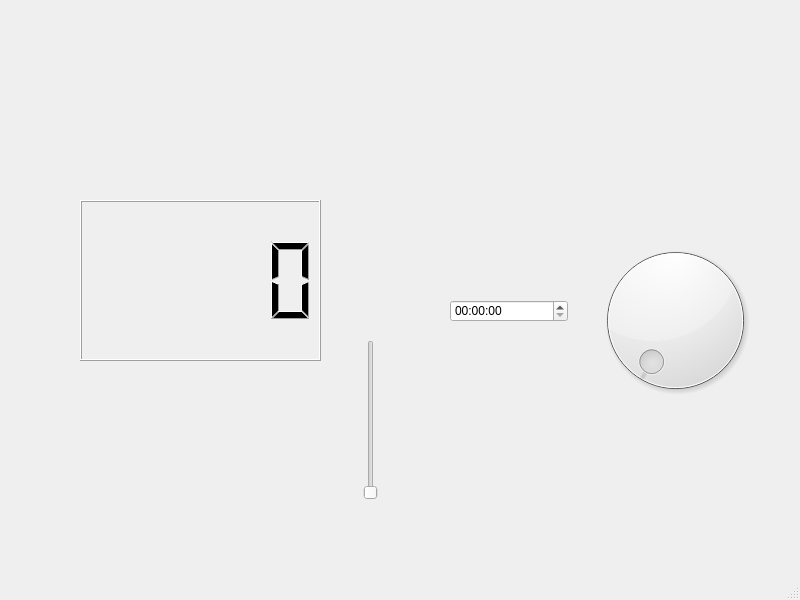
<?xml version="1.0" encoding="UTF-8"?>
<ui version="4.0">
 <class>MainWindow</class>
 <widget class="QMainWindow" name="MainWindow">
  <property name="geometry">
   <rect>
    <x>0</x>
    <y>0</y>
    <width>800</width>
    <height>600</height>
   </rect>
  </property>
  <property name="windowTitle">
   <string>MainWindow</string>
  </property>
  <widget class="QWidget" name="centralwidget">
   <widget class="QLCDNumber" name="lcdNumber">
    <property name="geometry">
     <rect>
      <x>80</x>
      <y>200</y>
      <width>241</width>
      <height>161</height>
     </rect>
    </property>
   </widget>
   <widget class="QTimeEdit" name="timeEdit">
    <property name="geometry">
     <rect>
      <x>450</x>
      <y>300</y>
      <width>118</width>
      <height>22</height>
     </rect>
    </property>
   </widget>
   <widget class="QDial" name="dial">
    <property name="geometry">
     <rect>
      <x>590</x>
      <y>180</y>
      <width>171</width>
      <height>281</height>
     </rect>
    </property>
   </widget>
   <widget class="QSlider" name="verticalSlider">
    <property name="geometry">
     <rect>
      <x>360</x>
      <y>340</y>
      <width>22</width>
      <height>160</height>
     </rect>
    </property>
    <property name="orientation">
     <enum>Qt::Vertical</enum>
    </property>
   </widget>
  </widget>
  <widget class="QMenuBar" name="menubar">
   <property name="geometry">
    <rect>
     <x>0</x>
     <y>0</y>
     <width>800</width>
     <height>21</height>
    </rect>
   </property>
  </widget>
  <widget class="QStatusBar" name="statusbar"/>
 </widget>
 <resources/>
 <connections/>
</ui>
